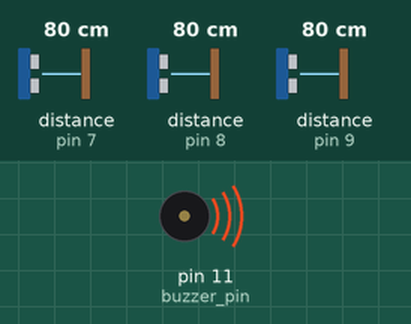
A sketch run on a simulated Arduino Uno, built with avr-gcc and run on an emulated ATmega328P. Parts: buzzer (waves = sounding). Wiring (inferred from the names in the program): 3 × ultrasonic range finder: trigger pin 2, echo pin 7 / trigger pin 4, echo pin 8 / trigger pin 6, echo pin 9. Inputs (shaded band) come from the test bench; at power-on: distance to the obstacle (sensors on pin 7, pin 8, pin 9) 80 cm. The echo pulse lasts 58.3 µs per cm; what the sketch prints to the serial monitor is not drawn.

Above: at 0.1 s.
At 1.1 s:
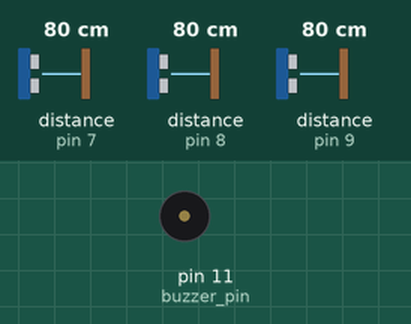
Timing chart, 0 to 2.6 s (numbered marks = the images above):
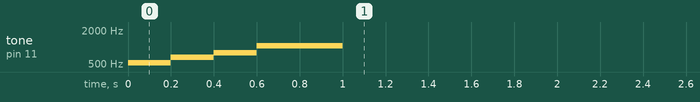

The sketch:

source_code.ino
```cpp
int trig_pins[] = {2, 4, 6};
int echo_pins[] = {7, 8, 9};

int threshold = 30; // cm

int direction_frequencies[] = {262, 523, 784};

int startup_frequencies[] = {523, 659, 784, 1046};
int startup_frequency_durations[] = {200, 200, 200, 400};

int buzzer_pin = 11;

int distances[3];

void setup() {
  for (int pin : trig_pins)
    pinMode(pin, OUTPUT);
  for (int pin: echo_pins)
    pinMode(pin, INPUT);

  pinMode(buzzer_pin, OUTPUT);

  for (int i = 0; i < 4; i++)
  {
    int freq = startup_frequencies[i];
    int duration = startup_frequency_durations[i];
    tone(buzzer_pin, freq);
    delay(duration);
  }
  noTone(buzzer_pin);

  Serial.begin(115200);
}

void loop() {
  for (int i = 0; i < 3; i++)
    distances[i] = calc_dist(trig_pins[i], echo_pins[i]);

 int min_val = distances[0];
 int min_index = 0;
  for (int i = 0; i < 3; i++)
  {
    if (distances[i] < min_val)
    {
      min_val = distances[i];
      min_index = i;
    }
  }

  if (min_val < threshold)
    tone(buzzer_pin, direction_frequencies[min_index]);
  else
    noTone(buzzer_pin);

  for (int distance : distances)
  {
    Serial.print(distance);
    Serial.print(" ");
  }
  Serial.println();
}

long calc_dist(int trig_pin, int echo_pin)
{
  digitalWrite(trig_pin, LOW);
  delayMicroseconds(2);
  digitalWrite(trig_pin, HIGH);
  delayMicroseconds(10);
  digitalWrite(trig_pin, LOW);

  long time = pulseIn(echo_pin, HIGH, 100000);
  if (time == 0)
    return 400;

  long distance = time * 0.017;
  return distance;
}
```
